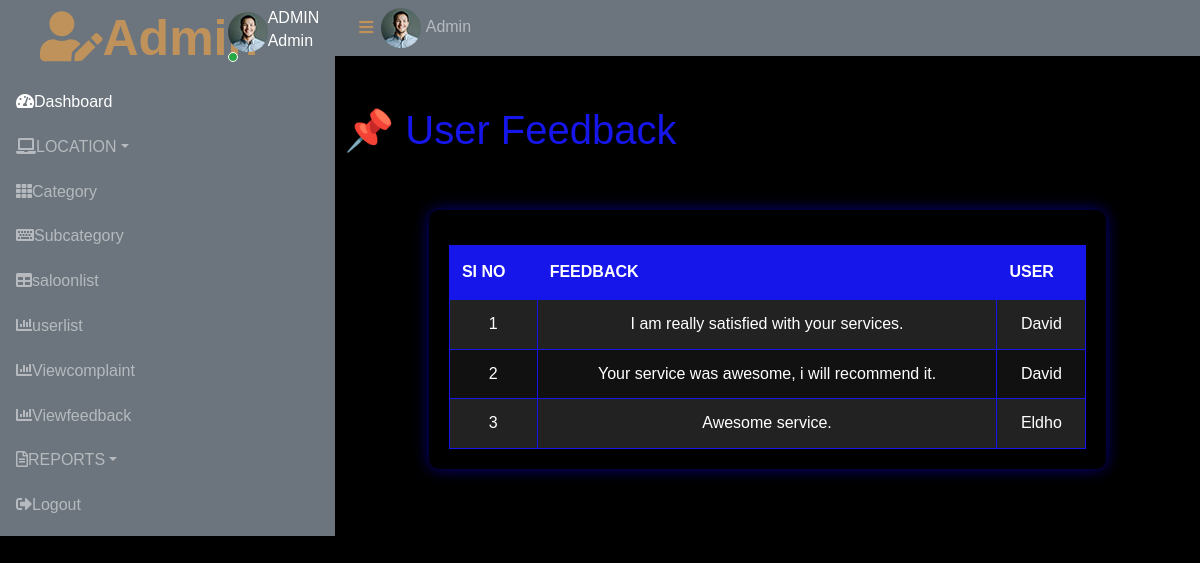
Page /Admin/Viewfeedback.php (signed in) on the committed database.
### tables this page shows
CREATE TABLE `tbl_feedback` (
  `feedback_id` int(11) NOT NULL,
  `feedback_content` varchar(100) NOT NULL,
  `user_id` int(11) NOT NULL
);

CREATE TABLE `tbl_user` (
  `user_id` int(11) NOT NULL,
  `user_name` varchar(15) NOT NULL,
  `user_email` varchar(30) NOT NULL,
  `user_contact` varchar(30) NOT NULL,
  `user_password` varchar(30) NOT NULL,
  `user_photo` varchar(100) NOT NULL,
  `user_status` int(11) NOT NULL DEFAULT 0,
  `place_id` int(11) NOT NULL
);

### Admin/Viewfeedback.php (the view, shortened to what this page needs)
<?php
include("../Assets/Connection/Connection.php");
include('Header.php');
?>
<!DOCTYPE html PUBLIC "-//W3C//DTD XHTML 1.0 Transitional//EN" "http://www.w3.org/TR/xhtml1/DTD/xhtml1-transitional.dtd">
<html xmlns="http://www.w3.org/1999/xhtml">
<head>
</head>
<body>
    <h1>📌 User Feedback</h1>
    <div class="feedback-container">
        <form id="form1" name="form1" method="post" action="">
            <table>
                <tr>
                    <th>SI NO</th>
                    <th>Feedback</th>
                    <th>User</th>
                </tr>
                <?php
                $i = 0;
                $sel = "SELECT * FROM tbl_feedback f INNER JOIN tbl_user u ON f.user_id=u.user_id";
                $row = $con->query($sel);
                while ($data = $row->fetch_assoc()) {
                    $i++;
                ?>
                <tr>
                    <td><?php echo $i; ?></td>
                    <td><?php echo $data['feedback_content']; ?></td>
                    <td><?php echo $data['user_name']; ?></td>
                </tr>
                <?php
                }
                ?>
            </table>
        </form>
    </div>
</body>
</html>
<?php
include('Footer.php');
?>

### Admin/Header.php (shortened to what this page needs)
<?php
include("../Assets/Connection/Connection.php");
$select="select * from tbl_admin where admin_id='".$_SESSION['aid']."'";
$res=$con->query($select);
$data=$res->fetch_assoc();
?>
 <!DOCTYPE html>
<html lang="en">
<head>
    <link href="https://cdnjs.cloudflare.com/ajax/libs/font-awesome/5.10.0/css/all.min.css" rel="stylesheet">
    <link href="https://cdn.jsdelivr.net/npm/bootstrap-icons@1.4.1/font/bootstrap-icons.css" rel="stylesheet">
    <link href="../Assets/Templates/Admin/lib/owlcarousel/assets/owl.carousel.min.css" rel="stylesheet">
    <link href="../Assets/Templates/Admin/lib/tempusdominus/css/tempusdominus-bootstrap-4.min.css" rel="stylesheet" />
    <link href="../Assets/Templates/Admin/css/bootstrap.min.css" rel="stylesheet">
    <link href="../Assets/Templates/Admin/css/style.css" rel="stylesheet">
</head>
<body>
    <div class="container-fluid position-relative d-flex p-0">
        <div class="sidebar pe-4 pb-3">
            <nav class="navbar bg-secondary navbar-dark">
                <a href="index.html" class="navbar-brand mx-4 mb-3">
                    <span a href="Adminhome.php" class="text-primary"><i class="fa fa-user-edit me-2"></i>Admin</span>
                </a>
                <div class="d-flex align-items-center ms-4 mb-4">
                    <div class="position-relative">
                        <img class="rounded-circle" src="../Assets/Templates/Admin/img/user.jpg" alt="" style="width: 40px; height: 40px;">
                        <div class="bg-success rounded-circle border border-2 border-white position-absolute end-0 bottom-0 p-1"></div>
                    </div>
                    <div class="ms-3">
                        <h6 class="mb-0">ADMIN</h6>
                        <span>Admin</span>
                    </div>
                </div>
                <div class="navbar-nav w-100">
                    <a href="Adminhome.php" class="nav-item nav-link active"><i class="fa fa-tachometer-alt me-2"></i>Dashboard</a>
                    <div class="nav-item dropdown">
                        <a href="#" class="nav-link dropdown-toggle" data-bs-toggle="dropdown"><i class="fa fa-laptop me-2"></i>LOCATION</a>
                    </div>
                    <a href="Category.php" class="nav-item nav-link"><i class="fa fa-th me-2"></i>Category</a>
                    <a href="Subcategory.php" class="nav-item nav-link"><i class="fa fa-keyboard me-2"></i>Subcategory</a>
                    <a href="saloonlist.php" class="nav-item nav-link"><i class="fa fa-table me-2"></i>saloonlist</a>
                    <a href="userlist.php" class="nav-item nav-link"><i class="fa fa-chart-bar me-2"></i>userlist</a>
                    <a href="Viewcomplaint.php" class="nav-item nav-link"><i class="fa fa-chart-bar me-2"></i>Viewcomplaint</a>
                    <a href="Viewfeedback.php" class="nav-item nav-link"><i class="fa fa-chart-bar me-2"></i>Viewfeedback</a>
                    <div class="nav-item dropdown">
                        <a href="#" class="nav-link dropdown-toggle" data-bs-toggle="dropdown"><i class="far fa-file-alt me-2"></i>REPORTS</a>
                    </div>
                    <a href="../Logout.php" class="nav-item nav-link"><i class="fa fa-sign-out-alt me-2"></i>Logout</a>
                </div>
            </nav>
        </div>
        <div class="content">
            <nav class="navbar navbar-expand bg-secondary navbar-dark sticky-top px-4 py-0">
                <a href="#" class="sidebar-toggler flex-shrink-0">
                    <i class="fa fa-bars"></i>
                </a>
                <div class="navbar-nav align-items-center ms-auto">
                    <div class="nav-item dropdown">
                        <a href="#" class="nav-link " data-bs-toggle="dropdown">
                            <img class="rounded-circle me-lg-2" src="../Assets/Templates/Admin/img/user.jpg" alt="" style="width: 40px; height: 40px;">
                            <span class="d-none d-lg-inline-flex"><?php echo $data['admin_name']; ?></span>
                        </a>
                    </div>
                </div>
            </nav>
            <div class="container-fluid pt-4 px-4">
                <div class="row g-4">

### Admin/Viewfeedback.php (style rules this page uses)
body { font-family: Arial, sans-serif; background-color: #000; color: #fff; margin: 0; padding: 0; }
h1 { text-align: center; color: #1616eb; margin: 20px 0; }
.feedback-container { width: 80%; margin: 30px auto; padding: 20px; border-radius: 10px; box-shadow: 0px 0px 15px rgba(13, 0, 255, 0.5); }
table { width: 100%; border-collapse: collapse; margin-top: 15px; }
table, th, td { border: 1px solid #1616eb; }
th { background-color: #1616eb; color: #fff; padding: 12px; text-transform: uppercase; }
td { padding: 10px; text-align: center; color: #fff; }
tr:nth-child(even) { background-color: #222; }
tr:nth-child(odd) { background-color: #111; }

### rows in the picture
tbl_feedback: feedback_content "I am really satisfied with your services.", user.user_name "David"
tbl_feedback: feedback_content "Your service was awesome, i will recommend it.", user.user_name "David"
tbl_feedback: feedback_content "Awesome service.", user.user_name "Eldho"

### other values in the picture
$data['admin_name'] "Admin"
